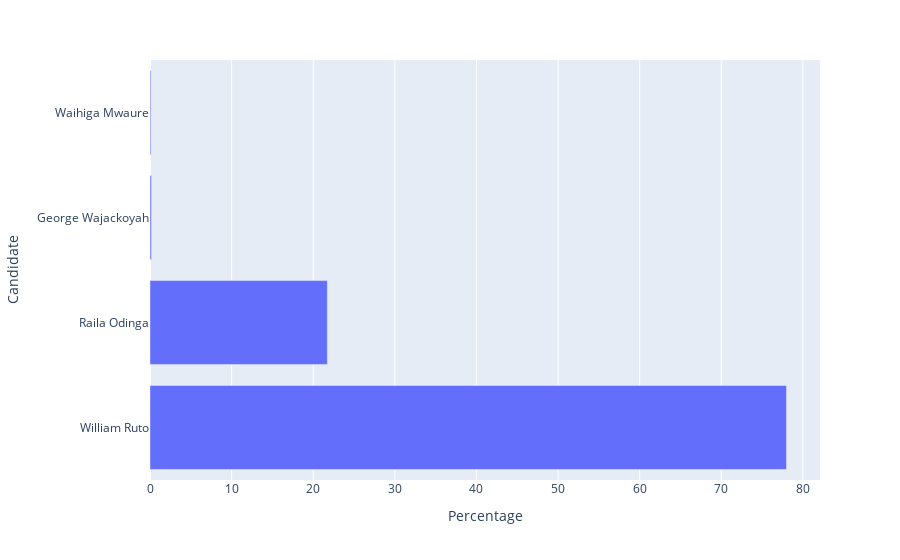

Here is the notebook cell this chart was saved with:
### Code cell
county_presidential_data = calculate_county_vote("UASIN GISHU")
fig = px.bar(county_presidential_data, x="Percentage", y="Candidate")
fig.update_layout()

### Figure 1 — Plotly figure (JSON) as saved in the notebook; plotly's stock layout.template omitted (floating-point values rounded to 4 significant figures)
{"data": [{"alignmentgroup": "True", "hovertemplate": "Percentage=%{x}<br>Candidate=%{y}<extra></extra>", "legendgroup": "", "marker": {"color": "#636efa", "pattern": {"shape": ""}}, "name": "", "offsetgroup": "", "orientation": "h", "showlegend": false, "textposition": "auto", "type": "bar", "x": [77.99, 21.73, 0.17, 0.11], "xaxis": "x", "y": ["William Ruto", "Raila Odinga", "George Wajackoyah", "Waihiga Mwaure"], "yaxis": "y"}], "layout": {"barmode": "relative", "legend": {"tracegroupgap": 0}, "margin": {"t": 60}, "xaxis": {"anchor": "y", "domain": [0, 1], "title": {"text": "Percentage"}}, "yaxis": {"anchor": "x", "domain": [0, 1], "title": {"text": "Candidate"}}}}
